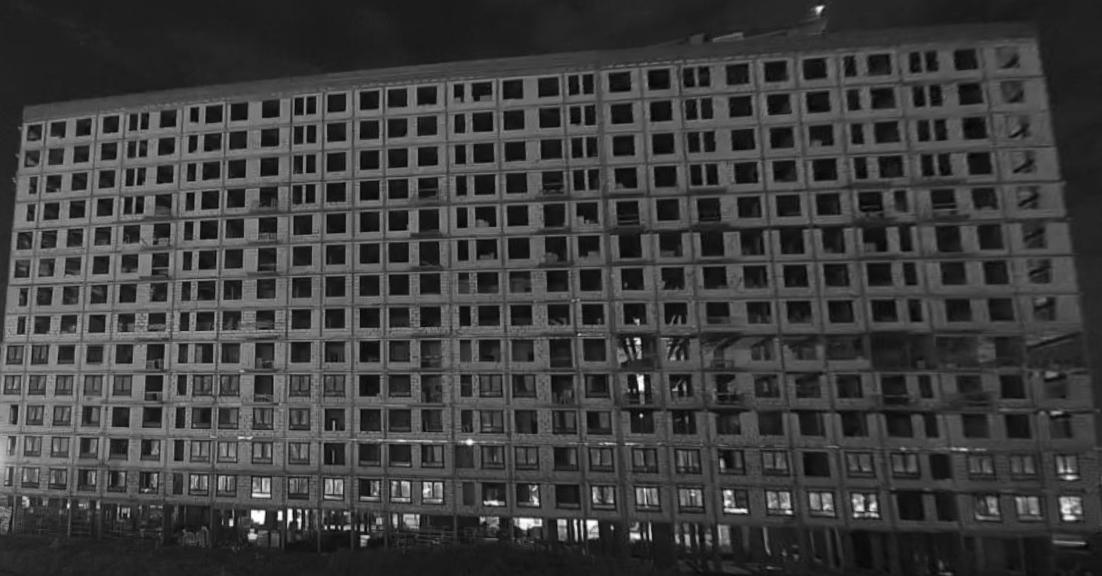
#> input picture urbanhack-train/images/0000000111building.jpg, 1102 x 576 px, found by its file name; its folder holds only this picture in this run
$ jupyter execute search_cells_opencv.ipynb
#> lines starting #> are read from the running program, lines starting #| are printed output that depends on the picture; after the words box and inside, x2 and y2 are one past the last pixel; in counts of white or black regions, pixels touching at a corner belong together
[cell 1]
import os
import pandas as pd
import numpy as np
from matplotlib import pyplot as plt
import cv2

[cell 2]
from google.colab import drive
drive.mount('/content/drive')

[cell 3]
dataDir='drive/MyDrive/Colab Notebooks/samolet/data/train/images/'

[cell 4]
image_names = []
for filename in os.listdir(dataDir):
  if 'jpg' in filename.lower():
    image_names.append(filename)
descr = pd.DataFrame(data={
    'file': image_names,
    'target': None})
descr['target'] = descr['target'] - 1

[cell 5]
descr.head()

Функция для поиска контуров

[cell 6]
def preprocessing(path: str):
  img_in = cv2.imread(path)
  img = img_in#cv2.resize(img_in, (512, 512), interpolation = cv2.INTER_AREA)
  img_1 = img
  imgray = cv2.cvtColor(img, cv2.COLOR_BGR2GRAY)
  imgray = cv2.convertScaleAbs(imgray, alpha=-2.5, beta=80)
  ret, thresh = cv2.threshold(imgray, 127, 255, 0)
  contours, hierarchy = cv2.findContours(thresh, cv2.RETR_TREE, cv2.CHAIN_APPROX_SIMPLE)
  #img_contours = np.uint8(np.zeros((img.shape[0],img.shape[1])))
  #cont = cv2.drawContours(img, contours, -1, (255,255,0), 1)
  rect = []
  for c in contours:
    approx = cv2.approxPolyDP(c, 0.1*cv2.arcLength(c, True), True)
    if len(approx) == 4 and cv2.arcLength(c, True) >= .2 * img_in.shape[0]:
      x, y, w, h = cv2.boundingRect(c)
      rect.append([x, y, w, h])
      for r in rect:
        boxes = cv2.rectangle(img_1, (r[0], r[1]), (r[0]+r[2], r[1]+r[3]), (0,255,0), 3)
    else:
      boxes = img_1
  return boxes, rect#torch.tensor(cont, dtype=torch.float32), cont, img_in

Функция для обрезки ячеек

[cell 7]
def cut(path: str, rectangles: list):
  image = cv2.imread(path)
  cells = []
  for r in rectangles:
    cells.append(image[r[1]:r[1]+r[3], r[0]:r[0]+r[2]])
  return cells

[cell 8]
path_list = []
box_list = []
for i in np.random.randint(0, descr.shape[0], 5):
  path_list.append('drive/MyDrive/Colab Notebooks/samolet/data/train/images/' + descr['file'][i])

[cell 9]
for i in range(len(path_list)):
  plt.title(f'image # {i}')
  plt.imshow(preprocessing(path_list[i])[0])
#> in preprocessing, img_in is the input picture: shape (576, 1102, 3); min 0, max 255, mean 61.7
#> in preprocessing, `imgray = cv2.convertScaleAbs(imgray, alpha=-2.5, beta=80)`:
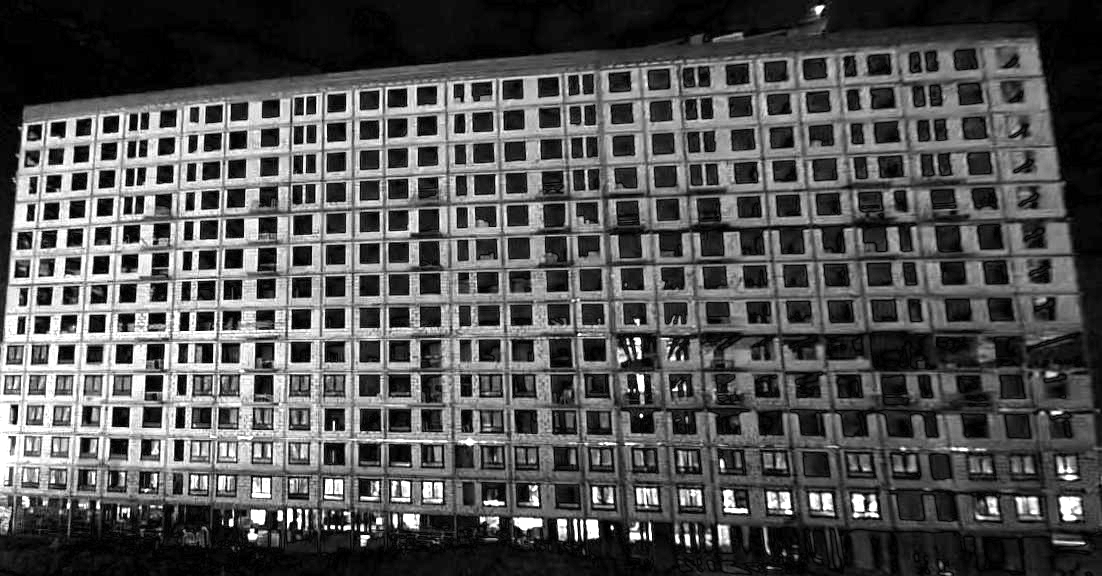
#> imgray: shape (576, 1102); min 0, max 255, mean 82.1
#> in preprocessing, `ret, thresh = cv2.threshold(imgray, 127, 255, 0)`:
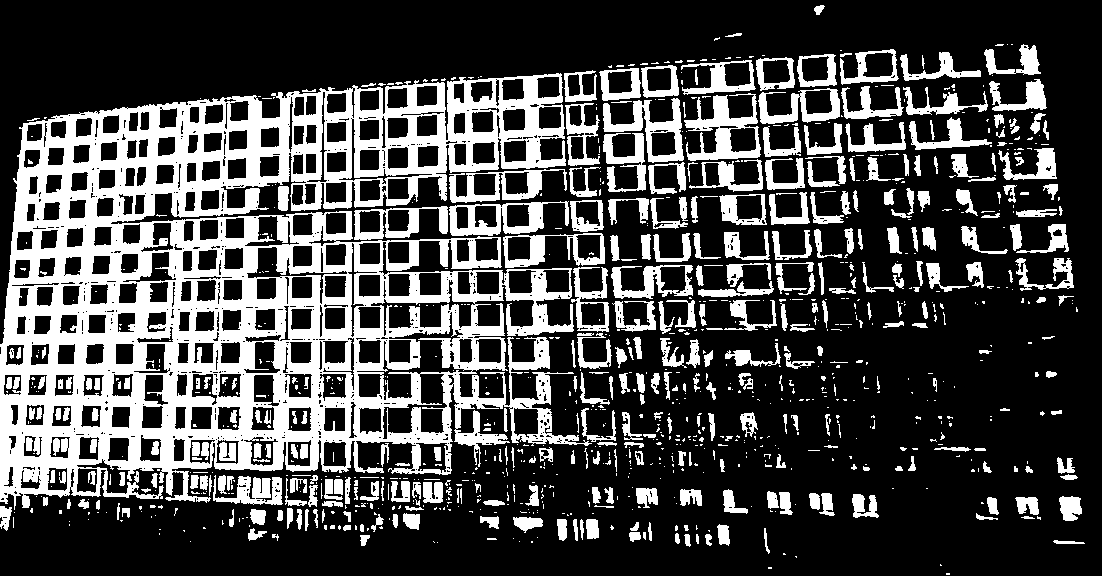
#> thresh: shape (576, 1102); 28.1% white; 1035 white regions (680 under 20 px)
#> in preprocessing, `contours, hierarchy = cv2.findContours(thresh, cv2.RETR_TREE, cv2.CHAI..`: contours = 1975 contours, 1392 with area under 20; largest, box (x1, y1, x2, y2) and area: (0, 73, 592, 510) 178334, (449, 201, 569, 236) 2686, (684, 93, 761, 161) 2548, (356, 311, 473, 401) 2314, (382, 373, 448, 440) 2167
#> the loop in preprocessing, `for c in contours:` made 1975 passes
#> approx on passes 1 to 3: [[946, 573], [946, 574], [949, 574], [949, 573]], [[768, 567], [768, 568], [771, 568], [771, 567]], [[940, 564], [940, 565], [941, 565]]
#> after the loop in preprocessing, `for c in contours:`:
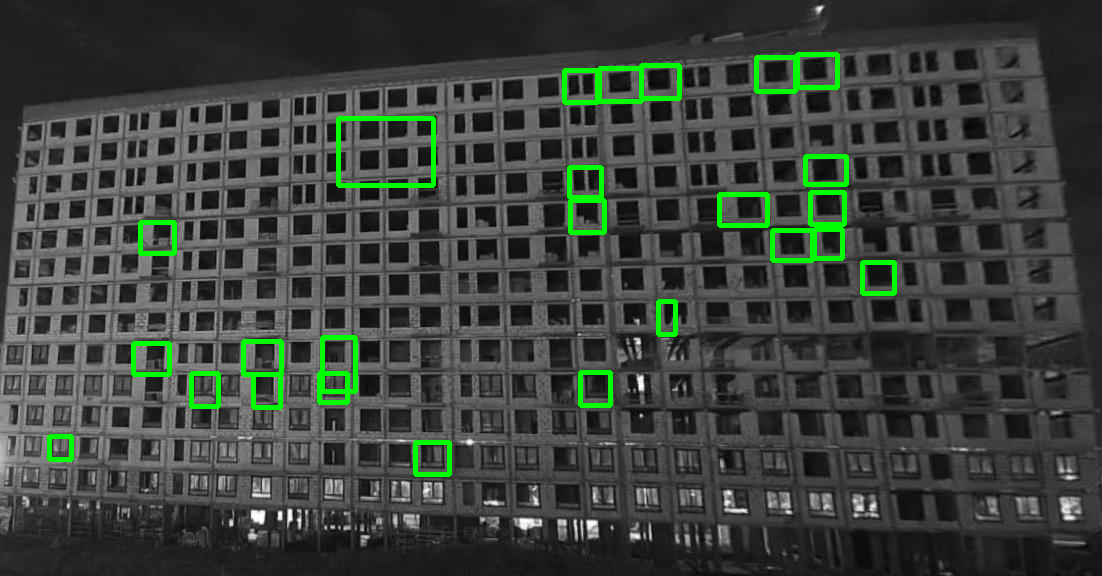
#> img_1: shape (576, 1102, 3); 2.58% of pixels changed, all inside (x1, y1, x2, y2) = (47, 52, 897, 477)
#> after the loop in preprocessing, `for c in contours:`: rect = 25 items, first 6: [580, 372, 30, 33], [658, 301, 17, 33], [862, 262, 32, 31], [772, 230, 40, 30], [814, 229, 28, 29], [570, 200, 34, 32]
  plt.show()
  j = 0
  for c in cut(path_list[i], preprocessing(path_list[i])[1]):
#> the loop in preprocessing (call 2), `for c in contours:` made 1975 passes
#> the loop in cut, `for r in rectangles:` made 25 passes
#> r on passes 1 to 12: [580, 372, 30, 33], [658, 301, 17, 33], [862, 262, 32, 31], [772, 230, 40, 30], [814, 229, 28, 29], [570, 200, 34, 32], [719, 194, 48, 31], [810, 192, 34, 32], [569, 167, 32, 30], [805, 156, 41, 28], [415, 442, 34, 32], [49, 436, 22, 23]
#> after the loop in cut, `for r in rectangles:`: cells = 25 items
    plt.title(f'cell # {j}')
    plt.imshow(c)
    plt.show()
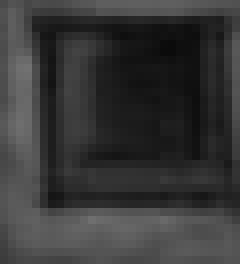
#> shown: shape (33, 30, 3) (shown 8 times larger); min 11, max 113, mean 55.2
    j += 1
  print('___________-')
